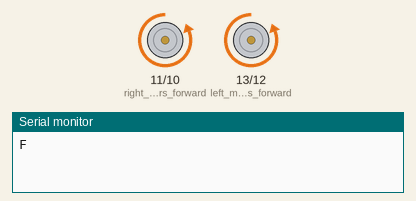
Simulated run of this sketch. Board: Arduino Uno, built with avr-gcc and run on an emulated ATmega328P. Parts: motor-driver pin pairs drawn as motors (green arrow = first pin HIGH = forward, orange = second pin HIGH = backward, longer = more drive), the last lines printed to the serial monitor.

Above: at 0.3 s.
At 2.05 s:
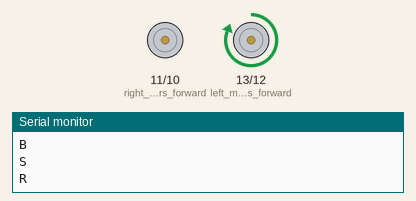
At 4.4 s:
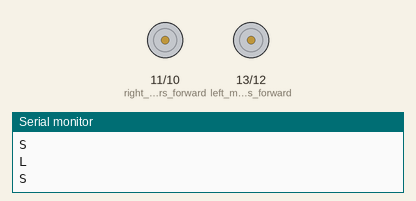
At 7.1 s:
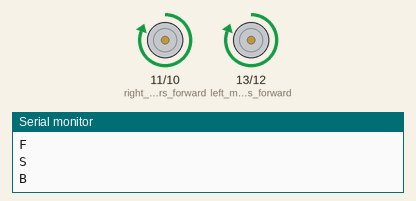
Timing chart, 0 to 7.7 s (numbered marks = the images above):
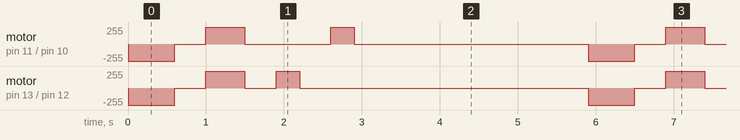

Measured:
- by itself, motor on pin 13 (left_motors_forward) / pin 12 (left_motors_reverse): repeats every 5.9 s: stopped 0.40 s, forward 255/255 0.50 s, stopped 0.40 s, forward 255/255 0.30 s, stopped 3.7 s, backward 255/255 0.60 s
- by itself, motor on pin 11 (right_motors_forward) / pin 10 (right_motors_reverse): repeats every 5.9 s: stopped 0.40 s, forward 255/255 0.50 s, stopped 1.1 s, forward 255/255 0.30 s, stopped 3.0 s, backward 255/255 0.60 s

The sketch:

Bluetooth_Master.ino
```cpp
void setup() {
pinMode(13,OUTPUT);   //left motors forward
pinMode(12,OUTPUT);   //left motors reverse
pinMode(11,OUTPUT);   //right motors forward
pinMode(10,OUTPUT);   //right motors reverse
Serial.begin(9600);
}

void loop() {

Forward();
delay(600);
Stop();
delay(400);
Backward();
delay(500);
Stop();
delay(400);
Right();
delay(300);
Stop();
delay(400);
Left();
delay(300);
Stop();
delay(3000);
}
void Forward()
{
    digitalWrite(12,HIGH);
    digitalWrite(10,HIGH);
    Serial.println("F");
}
void Stop()
{
  digitalWrite(13,LOW);
  digitalWrite(12,LOW);
  digitalWrite(11,LOW);
  digitalWrite(10,LOW);
  Serial.println("S");
}
void Backward()
{
  digitalWrite(13,HIGH);
  digitalWrite(11,HIGH);
  Serial.println("B");
}


void Left()
{
  digitalWrite(11,HIGH);
  Serial.println("L");
}

void Right()
{
  digitalWrite(13,HIGH);
  Serial.println("R");
}
```
